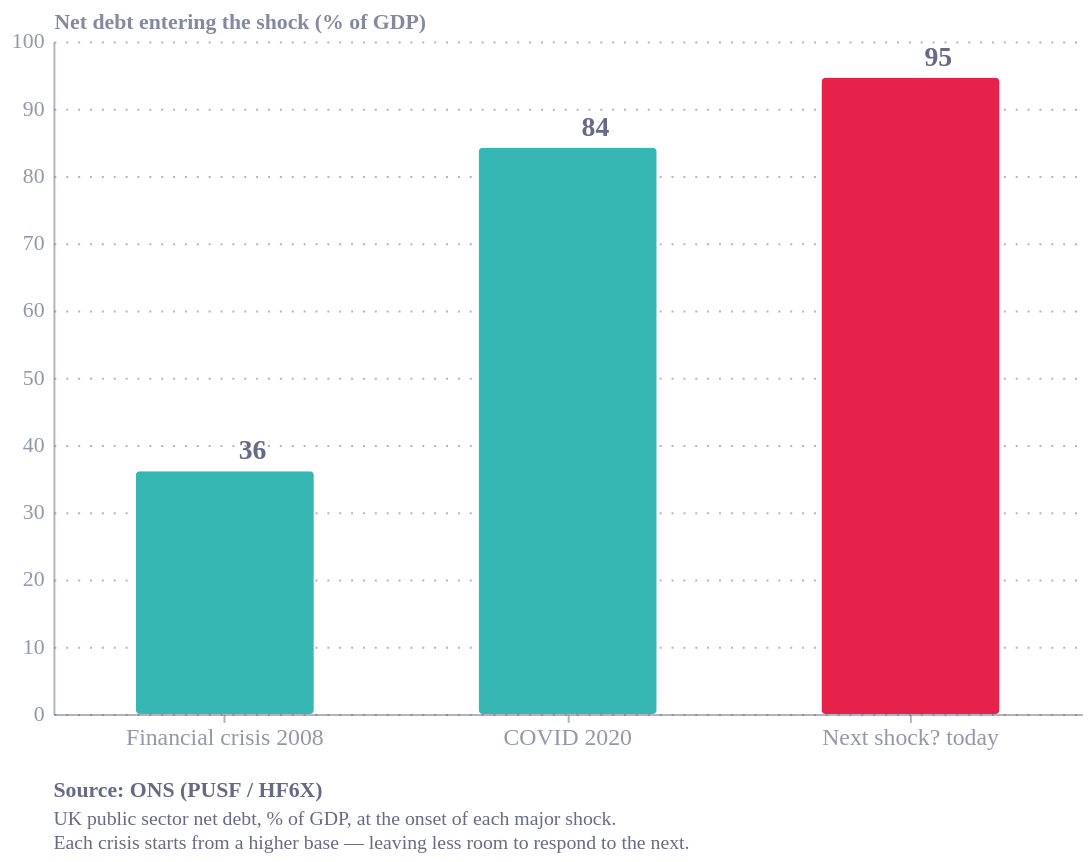

Source (notebook cell):
### Code cell
import pandas as pd
import altair as alt
from ecostyles import EcoStyles

styles = EcoStyles(); styles.register_and_enable_theme()

# UK net debt (% GDP) at the start of each major shock. Source: ONS PUSF/HF6X.
df = pd.DataFrame([
    ("Financial crisis\n2008", 36.1),
    ("COVID\n2020",            84.2),
    ("Next shock?\ntoday",     94.6),
], columns=["shock", "debt"])
df["hi"] = df["shock"].str.contains("Next")   # highlight 'today'

base = alt.Chart(df).encode(
    x=alt.X("shock:N", sort=list(df["shock"]), title=None,
            axis=alt.Axis(labelFontSize=12, labelAngle=0)))

bars = base.mark_bar(cornerRadius=2, size=90).encode(
    y=alt.Y("debt:Q", scale=alt.Scale(domain=[0, 100]),
            title="Net debt entering the shock (% of GDP)"),
    color=alt.Color("hi:N",
        scale=alt.Scale(domain=[True, False], range=["#E6224B", "#36B7B4"]),
        legend=None))

labels = base.mark_text(dy=-10, fontSize=14, fontWeight="bold", color="#676A86").encode(
    y="debt:Q", text=alt.Text("debt:Q", format=".0f"))

caption = alt.Title(
    text="Source: ONS (PUSF / HF6X)",
    subtitle=[
        "UK public sector net debt, % of GDP, at the onset of each major shock.",
        "Each crisis starts from a higher base — leaving less room to respond to the next.",
    ],
    orient="bottom", anchor="start",
    fontSize=11, subtitleFontSize=10,
    color="#676A86", subtitleColor="#676A86", dy=12)

chart = (
    (bars + labels)
    .properties(width=520, height=340, title=caption)
    .configure(background="white", font="Circular Std")
    .configure_view(fill="transparent", stroke="transparent"))

styles.save(chart, name="fiscal_space", svg=True)
chart

### Figure 1 — Vega-Lite specification as saved in the notebook (floating-point values rounded to 4 significant figures)
{"config": {"font": "Circular Std", "text": {"color": "#676A86", "align": "left", "baseline": "middle", "dx": 7, "dy": 0, "fontSize": 11}, "view": {"stroke": "transparent", "continuousWidth": 400, "continuousHeight": 300, "discreteWidth": 400, "discreteHeight": 300, "fill": "transparent"}, "range": {"category": ["#36B7B4", "#E6224B", "#F4C245", "#0063AF", "#00A767", "#179FDB", "#EB5C2E", "#5C267B", "#122B39"], "diverging": ["#E6224B", "#E54753", "#C9C9C9", "#179FDB", "#122B39"], "heatmap": ["#C9C9C9", "#179FDB", "#0063AF", "#122B39"], "ordinal": ["#00A767", "#36B7B4", "#179FDB", "#0063AF", "#243B5A"]}, "bar": {"color": "#179fdb"}, "line": {"color": "#e6224b"}, "rule": {"color": "#676A86"}, "area": {"opacity": 0.8}, "point": {"filled": true, "size": 80, "color": "#e6224b", "opacity": 0.95}, "geoshape": {"stroke": "white", "strokeWidth": 0.3}, "rect": {"fill": "#d6d4d4", "opacity": 0.3}, "axis": {"labelColor": "#676A86", "labelFontSize": 11, "labelFont": "Circular Std", "labelOpacity": 0.7, "tickColor": "#676A86", "tickOpacity": 0.5, "domainColor": "#676A86", "domainOpacity": 0.5, "gridColor": "#676A86", "gridDash": [2, 2], "gridOpacity": 0.5, "title": null, "titleColor": "#676A86", "titleOpacity": 0.8, "tickSize": 4}, "axisXDiscrete": {"grid": false, "labelAngle": 0, "tickCount": 10, "tickOpacity": 0.5, "title": null}, "axisYDiscrete": {"ticks": false, "labelPadding": 5}, "axisXTemporal": {"grid": false, "ticks": true}, "axisXQuantitative": {"grid": true}, "axisYQuantitative": {"gridColor": "#676A86", "gridDash": [1, 5], "gridOpacity": 0.5, "ticks": false, "labelPadding": 5, "tickCount": 8, "titleAngle": 0, "titleAlign": "left", "titleBaseline": "bottom", "titleX": 0, "titleY": -5}, "title": {"color": "#676A86E6", "subtitleColor": "#676A86", "font": "Circular Std", "subtitleFont": "Circular Std", "anchor": "start", "fontSize": 14, "subtitleFontSize": 12, "subtitlePadding": 4, "offset": 0, "frame": "group"}, "legend": {"titleColor": "#122b39", "title": null, "labelColor": "#122b39", "labelFontSize": 11}, "background": "white"}, "layer": [{"mark": {"type": "bar", "cornerRadius": 2, "size": 90}, "encoding": {"color": {"field": "hi", "legend": null, "scale": {"domain": [true, false], "range": ["#E6224B", "#36B7B4"]}, "type": "nominal"}, "x": {"axis": {"labelAngle": 0, "labelFontSize": 12}, "field": "shock", "sort": ["Financial crisis\n2008", "COVID\n2020", "Next shock?\ntoday"], "title": null, "type": "nominal"}, "y": {"field": "debt", "scale": {"domain": [0, 100]}, "title": "Net debt entering the shock (% of GDP)", "type": "quantitative"}}}, {"mark": {"type": "text", "color": "#676A86", "dy": -10, "fontSize": 14, "fontWeight": "bold"}, "encoding": {"text": {"field": "debt", "format": ".0f", "type": "quantitative"}, "x": {"axis": {"labelAngle": 0, "labelFontSize": 12}, "field": "shock", "sort": ["Financial crisis\n2008", "COVID\n2020", "Next shock?\ntoday"], "title": null, "type": "nominal"}, "y": {"field": "debt", "type": "quantitative"}}}], "data": {"name": "data-02fd86ccef30014ebc719c5edecc122e"}, "height": 340, "title": {"text": "Source: ONS (PUSF / HF6X)", "anchor": "start", "color": "#676A86", "dy": 12, "fontSize": 11, "orient": "bottom", "subtitle": ["UK public sector net debt, % of GDP, at the onset of each major shock.", "Each crisis starts from a higher base — leaving less room to respond to the next."], "subtitleColor": "#676A86", "subtitleFontSize": 10}, "width": 520, "$schema": "https://vega.github.io/schema/vega-lite/v6.4.1.json", "datasets": {"data-02fd86ccef30014ebc719c5edecc122e": [{"shock": "Financial crisis\n2008", "debt": 36.1, "hi": false}, {"shock": "COVID\n2020", "debt": 84.2, "hi": false}, {"shock": "Next shock?\ntoday", "debt": 94.6, "hi": true}]}}
